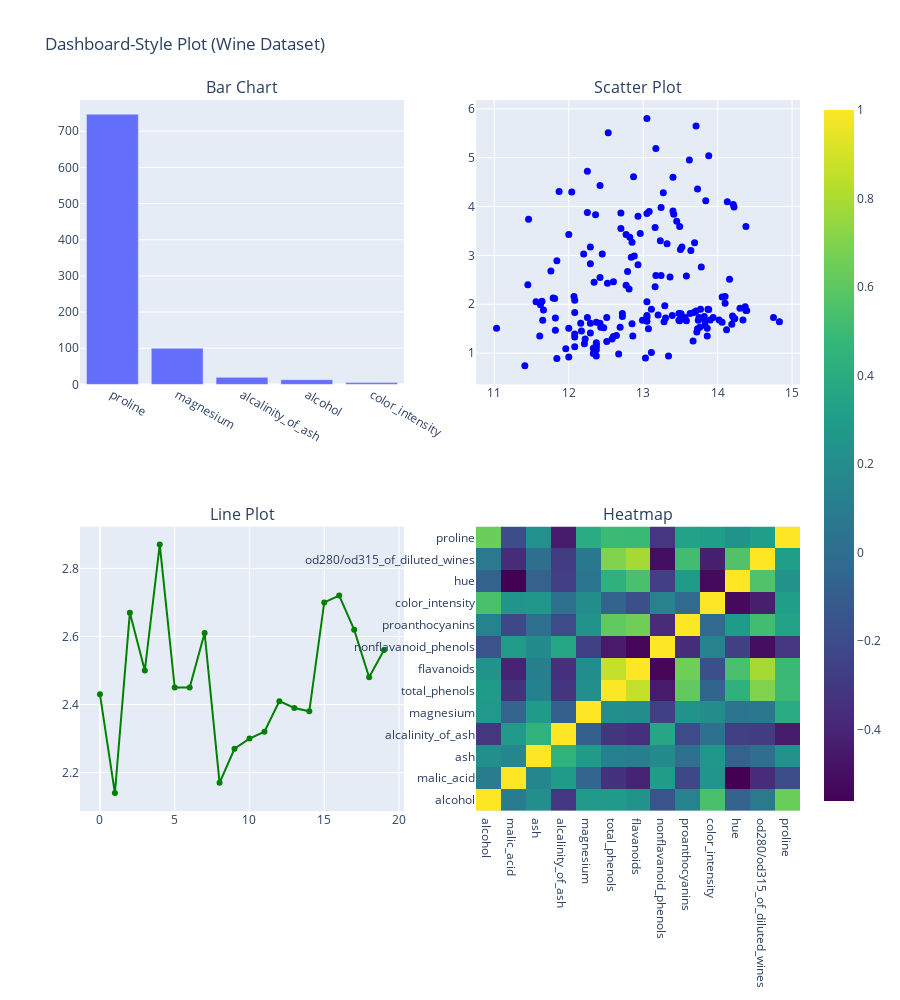

Write notebook code for a chart like this one.
### Markdown cell above
Task 5: Combining Multiple Customizations

Create a dashboard-style plot with:
A bar chart,
A scatter plot,
A line plot,
A heatmap.
Combine these into one figure with a custom grid layout.

### Code cell
from sklearn.datasets import load_wine
import pandas as pd
import numpy as np
from plotly.subplots import make_subplots
import plotly.graph_objects as go

# Load the wine dataset
wine_data = load_wine()
data = pd.DataFrame(wine_data.data, columns=wine_data.feature_names)

# Create subplots for the dashboard
fig = make_subplots(
    rows=2, cols=2, 
    subplot_titles=("Bar Chart", "Scatter Plot", "Line Plot", "Heatmap"),
    vertical_spacing=0.2
)

# Bar Chart: Mean values of features
mean_values = data.mean().sort_values(ascending=False)
fig.add_trace(
    go.Bar(x=mean_values.index[:5], y=mean_values.values[:5], name="Top 5 Feature Means"),
    row=1, col=1
)

# Scatter Plot: Comparing two features
fig.add_trace(
    go.Scatter(
        x=data["alcohol"], 
        y=data["malic_acid"], 
        mode='markers', 
        marker=dict(color='blue', size=7),
        name="Alcohol vs Malic Acid"
    ),
    row=1, col=2
)

# Line Plot: Feature trend (first 20 rows for simplicity)
fig.add_trace(
    go.Scatter(
        x=np.arange(20), 
        y=data.iloc[:20]["ash"], 
        mode='lines+markers', 
        name="Ash Trend",
        line=dict(color='green')
    ),
    row=2, col=1
)

# Heatmap: Correlation matrix
correlation_matrix = data.corr()
fig.add_trace(
    go.Heatmap(
        z=correlation_matrix.values,
        x=correlation_matrix.columns,
        y=correlation_matrix.columns,
        colorscale='Viridis',
        name="Correlation Heatmap"
    ),
    row=2, col=2
)

# Update layout
fig.update_layout(
    title="Dashboard-Style Plot (Wine Dataset)",
    height=1000,
    showlegend=False
)

fig.show()

### Figure 1 — Plotly figure (JSON) as saved in the notebook; plotly's stock layout.template omitted (floating-point values rounded to 4 significant figures; data arrays with more than 128 entries replaced by an {"elided": "..."} marker saying what was removed)
{"data": [{"name": "Top 5 Feature Means", "type": "bar", "x": ["proline", "magnesium", "alcalinity_of_ash", "alcohol", "color_intensity"], "xaxis": "x", "y": [746.9, 99.74, 19.49, 13.0, 5.058], "yaxis": "y"}, {"marker": {"color": "blue", "size": 7}, "mode": "markers", "name": "Alcohol vs Malic Acid", "type": "scatter", "x": {"elided": "178 float values"}, "xaxis": "x2", "y": {"elided": "178 float values"}, "yaxis": "y2"}, {"line": {"color": "green"}, "mode": "lines+markers", "name": "Ash Trend", "type": "scatter", "x": [0, 1, 2, 3, 4, 5, 6, 7, 8, 9, 10, 11, 12, 13, 14, 15, 16, 17, 18, 19], "xaxis": "x3", "y": [2.43, 2.14, 2.67, 2.5, 2.87, 2.45, 2.45, 2.61, 2.17, 2.27, 2.3, 2.32, 2.41, 2.39, 2.38, 2.7, 2.72, 2.62, 2.48, 2.56], "yaxis": "y3"}, {"colorscale": [[0, "#440154"], [0.1111, "#482878"], [0.2222, "#3e4989"], [0.3333, "#31688e"], [0.4444, "#26828e"], [0.5556, "#1f9e89"], [0.6667, "#35b779"], [0.7778, "#6ece58"], [0.8889, "#b5de2b"], [1, "#fde725"]], "name": "Correlation Heatmap", "type": "heatmap", "x": ["alcohol", "malic_acid", "ash", "alcalinity_of_ash", "magnesium", "total_phenols", "flavanoids", "nonflavanoid_phenols", "proanthocyanins", "color_intensity", "hue", "od280/od315_of_diluted_wines", "proline"], "xaxis": "x4", "y": ["alcohol", "malic_acid", "ash", "alcalinity_of_ash", "magnesium", "total_phenols", "flavanoids", "nonflavanoid_phenols", "proanthocyanins", "color_intensity", "hue", "od280/od315_of_diluted_wines", "proline"], "yaxis": "y4", "z": {"elided": "13x13 float values"}}], "layout": {"annotations": [{"font": {"size": 16}, "showarrow": false, "text": "Bar Chart", "x": 0.225, "xanchor": "center", "xref": "paper", "y": 1, "yanchor": "bottom", "yref": "paper"}, {"font": {"size": 16}, "showarrow": false, "text": "Scatter Plot", "x": 0.775, "xanchor": "center", "xref": "paper", "y": 1, "yanchor": "bottom", "yref": "paper"}, {"font": {"size": 16}, "showarrow": false, "text": "Line Plot", "x": 0.225, "xanchor": "center", "xref": "paper", "y": 0.4, "yanchor": "bottom", "yref": "paper"}, {"font": {"size": 16}, "showarrow": false, "text": "Heatmap", "x": 0.775, "xanchor": "center", "xref": "paper", "y": 0.4, "yanchor": "bottom", "yref": "paper"}], "height": 1000, "showlegend": false, "title": {"text": "Dashboard-Style Plot (Wine Dataset)"}, "xaxis": {"anchor": "y", "domain": [0, 0.45]}, "xaxis2": {"anchor": "y2", "domain": [0.55, 1]}, "xaxis3": {"anchor": "y3", "domain": [0, 0.45]}, "xaxis4": {"anchor": "y4", "domain": [0.55, 1]}, "yaxis": {"anchor": "x", "domain": [0.6, 1]}, "yaxis2": {"anchor": "x2", "domain": [0.6, 1]}, "yaxis3": {"anchor": "x3", "domain": [0, 0.4]}, "yaxis4": {"anchor": "x4", "domain": [0, 0.4]}}}
